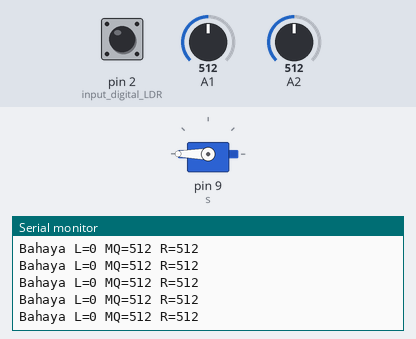
A sketch run on a simulated Arduino Uno, built with avr-gcc and run on an emulated ATmega328P. Parts: servo, the last lines printed to the serial monitor. The inputs (shaded band) are chosen by the test bench; at power-on: A1 = 512, A2 = 512, pin 2 (input_digital_LDR) LOW.

Above: at 1.2 s.
1.3 s: A1 set to 109
At 2.4 s:
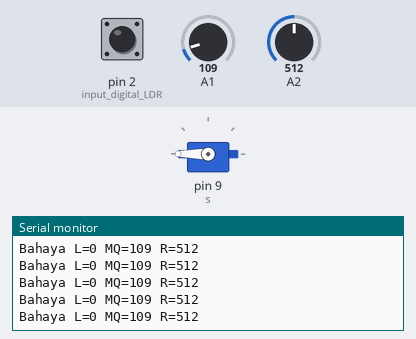
4.3 s: A1 set to 92
At 5.1 s:
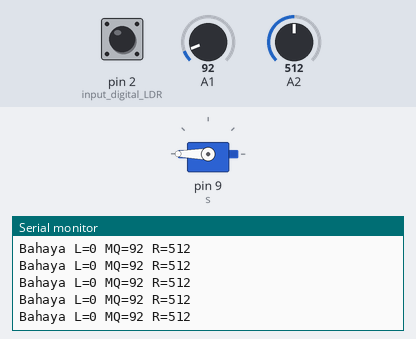
7.3 s: A2 set to 636
At 8.1 s:
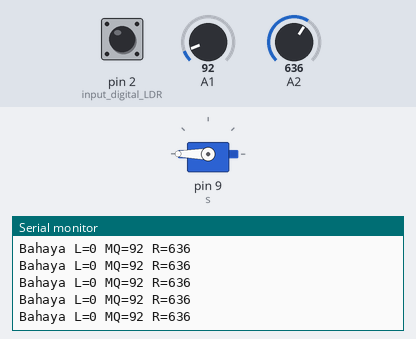
10.3 s: A2 set to 662
At 11.4 s:
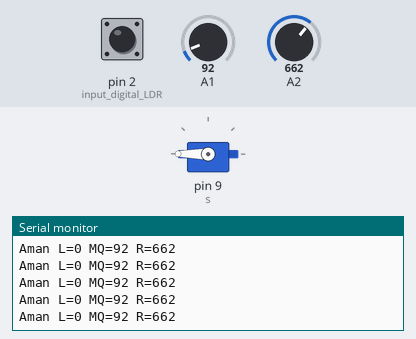
12.2 s: pin 2 (input_digital_LDR) driven HIGH
At 13.3 s:
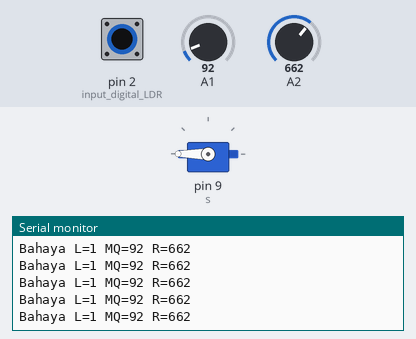
15.2 s: pin 2 (input_digital_LDR) pulsed LOW 5 times (0.12 s each, 0.3 s apart)
At 16.2 s:
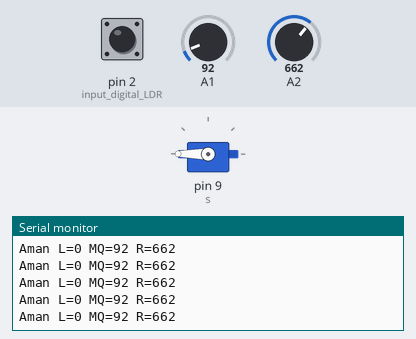
Timing chart, 0 to 18.2 s (numbered marks = the images above; inputs shaded):
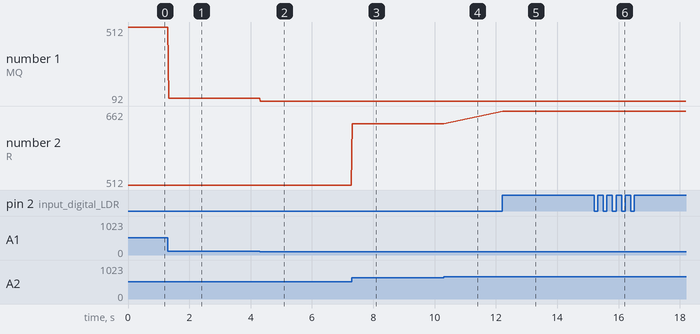

Measured:
- the behaviour switches between 650 and 651 on A2 (found by bisection; images 3 and 4)
- after the input at 1.3 s, the serial monitor: prints a new line at once (image 1)
- after the input at 4.3 s, the serial monitor: prints a new line at once (image 2)
- after the input at 7.3 s, the serial monitor: prints a new line at once (image 3)
- after the input at 10.3 s, the serial monitor: prints a new line at once (image 4)
- after the input at 12.2 s, the serial monitor: prints a new line at once (image 5)
- plotted number 1: 512 → 109 after the input at 1.3 s, 109 → 92 after the input at 4.3 s
- plotted number 2: 512 → 636 after the input at 7.3 s

The sketch:

JemuranOtomatis_AVR.ino
```cpp
#include <Servo.h> //library servo
#include <avr/interrupt.h> //library interrupt AVR

Servo s; //objek servo

volatile unsigned long tick = 0; //counter overflow timer
volatile bool timerRun = false; //status timer aktif atau tidak

int readADC(int ch) { //fungsi baca ADC manual
  ADMUX = (1 << REFS0) | (ch & 0x07); //set referensi AVcc dan channel ADC
  ADCSRA |= (1 << ADSC); //mulai konversi ADC
  while (ADCSRA & (1 << ADSC)); //tunggu konversi selesai
  return ADC; //kembalikan nilai ADC
}

void uartPrint(const char *s) { //fungsi kirim string UART manual
  while (*s) {
    while (!(UCSR0A & (1 << UDRE0))); //tunggu buffer kosong
    UDR0 = *s++;
  }
}

void uartPrintNum(int x) { //fungsi kirim angka
  char b[10];
  itoa(x, b, 10); //konversi int ke string
  uartPrint(b);
}

ISR(TIMER2_OVF_vect) { //ISR timer2 overflow
  if (timerRun) tick++; //inkrement jika timer aktif
}

void startTimer() { //mulai timer
  tick = 0;
  timerRun = true;
}

void stopTimer() { //hentikan timer
  timerRun = false;
}

void setup() {
  pinMode(2, INPUT); //input digital LDR

  ADMUX = (1 << REFS0); //referensi ADC AVcc
  ADCSRA = (1 << ADEN) | (1 << ADPS2) | (1 << ADPS1); //aktifkan ADC, prescaler 64

  TCCR2A = 0; //mode normal timer2
  TCCR2B = (1 << CS22) | (1 << CS21) | (1 << CS20); //prescaler 1024
  TIMSK2 = (1 << TOIE2); //enable interrupt overflow

  UBRR0H = 0;
  UBRR0L = 103; //baudrate 9600
  UCSR0B = (1 << TXEN0); //enable tx uart
  UCSR0C = (1 << UCSZ01) | (1 << UCSZ00); //format 8 bit data

  sei(); //aktifkan global interrupt

  s.attach(9); //servo pada pin D9 PWM
  s.write(0); //posisi awal buka
}

void loop() {
  int ldr = digitalRead(2); //LDR HIGH = gelap
  int mq2 = readADC(1); //nilai analog MQ-2
  int rain = readADC(2); //nilai analog sensor hujan

  bool kondisiAman = (ldr == 0 && mq2 < 400 && rain > 650); //logika kondisi aman

  if (!kondisiAman) { //jika kondisi bahaya
    stopTimer(); //timer dihentikan
    s.write(180); //servo menutup jemuran

    uartPrint("Bahaya L=");
    uartPrint(ldr ? "1" : "0");
    uartPrint(" MQ=");
    uartPrintNum(mq2);
    uartPrint(" R=");
    uartPrintNum(rain);
    uartPrint("\n");

    return; //keluar loop sehingga tidak masuk ke bagian aman
  }

  if (!timerRun) startTimer(); //jika aman dan timer belum aktif, mulai timer

  if (tick >= 305) { //sekitar 5 detik delay
    stopTimer(); //timer selesai
    s.write(0); //servo buka jemuran
  }

  uartPrint("Aman L=");
  uartPrint(ldr ? "1" : "0");
  uartPrint(" MQ=");
  uartPrintNum(mq2);
  uartPrint(" R=");
  uartPrintNum(rain);
  uartPrint("\n");
}
```
